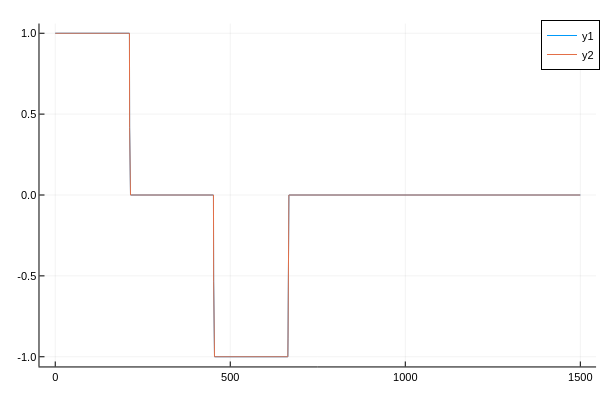

Source (notebook cell):
### Code cell
using Plots
plotlyjs()
plot(thist,u1hist)
plot!(thist,u2hist)

### Figure 1 — Plotly figure (JSON) as saved in the notebook; plotly's stock layout.template omitted (floating-point values rounded to 4 significant figures; data arrays with more than 128 entries replaced by an {"elided": "..."} marker saying what was removed)
{"data": [{"colorbar": {"len": 0.9525, "title": "", "x": 0.9934, "y": 0.5139}, "legendgroup": "y1", "line": {"color": "rgba(0, 154, 250, 1.000)", "dash": "solid", "shape": "linear", "width": 1}, "mode": "lines", "name": "y1", "showlegend": true, "type": "scatter", "x": {"elided": "3001 float values"}, "xaxis": "x", "y": {"elided": "3001 float values"}, "yaxis": "y", "zmax": null, "zmin": null}, {"colorbar": {"len": 0.9525, "title": "", "x": 0.9934, "y": 0.5139}, "legendgroup": "y2", "line": {"color": "rgba(227, 111, 71, 1.000)", "dash": "solid", "shape": "linear", "width": 1}, "mode": "lines", "name": "y2", "showlegend": true, "type": "scatter", "x": {"elided": "3001 float values"}, "xaxis": "x", "y": {"elided": "3001 float values"}, "yaxis": "y", "zmax": null, "zmin": null}], "layout": {"annotations": [], "height": 400, "legend": {"bgcolor": "rgba(255, 255, 255, 1.000)", "bordercolor": "rgba(0, 0, 0, 1.000)", "borderwidth": 1, "font": {"color": "rgba(0, 0, 0, 1.000)", "family": "sans-serif", "size": 11}, "title": {"font": {"color": "rgba(0, 0, 0, 1.000)", "family": "sans-serif", "size": 15}, "text": ""}, "tracegroupgap": 0, "traceorder": "normal", "x": 1, "xanchor": "auto", "y": 1, "yanchor": "auto"}, "margin": {"b": 20, "l": 0, "r": 0, "t": 20}, "paper_bgcolor": "rgba(255, 255, 255, 1.000)", "plot_bgcolor": "rgba(255, 255, 255, 1.000)", "showlegend": true, "width": 600, "xaxis": {"anchor": "y", "domain": [0.06582, 0.9934], "gridcolor": "rgba(0, 0, 0, 0.100)", "gridwidth": 0.5, "linecolor": "rgba(0, 0, 0, 1.000)", "mirror": false, "range": [-45, 1545], "showgrid": true, "showline": true, "showticklabels": true, "tickangle": 0, "tickcolor": "rgb(0, 0, 0)", "tickfont": {"color": "rgba(0, 0, 0, 1.000)", "family": "sans-serif", "size": 11}, "tickmode": "array", "ticks": "inside", "ticktext": ["0", "500", "1000", "1500"], "tickvals": [0, 500, 1000, 1500], "title": "", "titlefont": {"color": "rgba(0, 0, 0, 1.000)", "family": "sans-serif", "size": 15}, "type": "-", "visible": true, "zeroline": false, "zerolinecolor": "rgba(0, 0, 0, 1.000)"}, "yaxis": {"anchor": "x", "domain": [0.03762, 0.9902], "gridcolor": "rgba(0, 0, 0, 0.100)", "gridwidth": 0.5, "linecolor": "rgba(0, 0, 0, 1.000)", "mirror": false, "range": [-1.06, 1.06], "showgrid": true, "showline": true, "showticklabels": true, "tickangle": 0, "tickcolor": "rgb(0, 0, 0)", "tickfont": {"color": "rgba(0, 0, 0, 1.000)", "family": "sans-serif", "size": 11}, "tickmode": "array", "ticks": "inside", "ticktext": ["-1.0", "-0.5", "0.0", "0.5", "1.0"], "tickvals": [-1, -0.5, 0, 0.5, 1], "title": "", "titlefont": {"color": "rgba(0, 0, 0, 1.000)", "family": "sans-serif", "size": 15}, "type": "-", "visible": true, "zeroline": false, "zerolinecolor": "rgba(0, 0, 0, 1.000)"}}}
